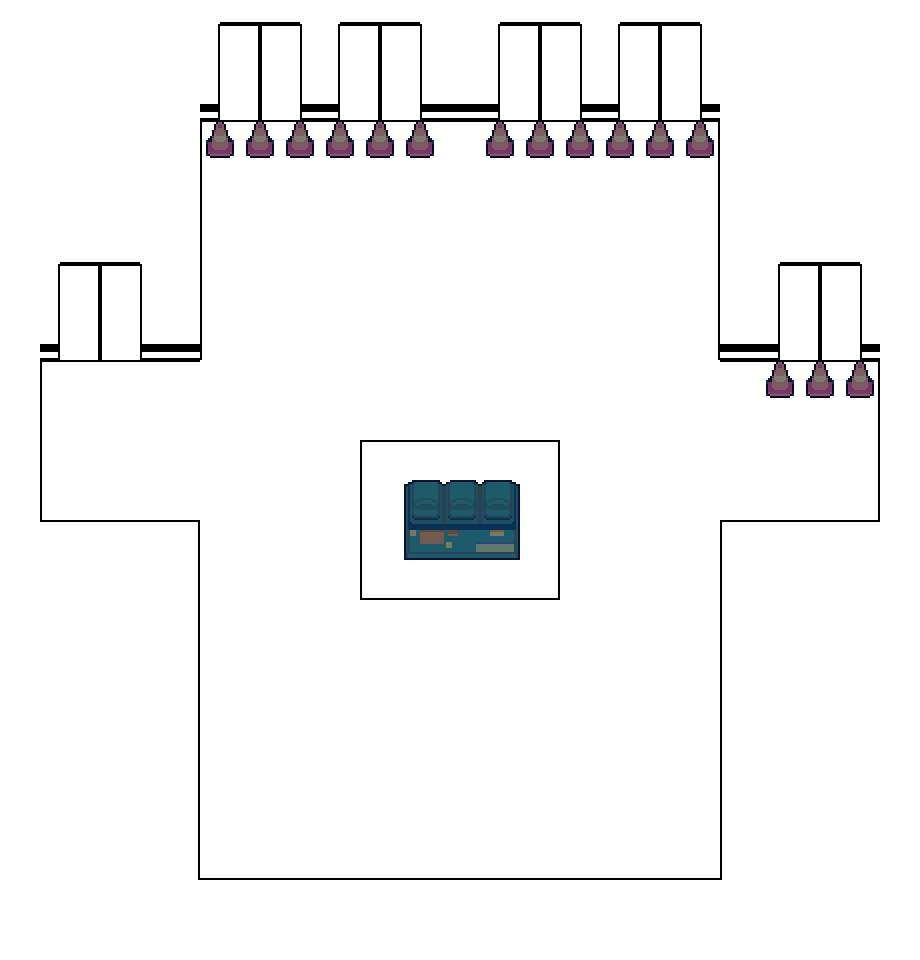

The image is a tile-based game level rendered from a .tmx file. Its description and source (layers, tilesets, objects; grid data summarised) follow:
An orthogonal 23x24 tile map with 40x40 px tiles, 2 tile layers (tiles, decal), 4 tilesets and 33 objects (8x interactable, spawn, door1, savepoint).

<map version="1.9" tiledversion="1.9.0" orientation="orthogonal" renderorder="right-down" width="23" height="24" tilewidth="40" tileheight="40" infinite="0" nextlayerid="9" nextobjectid="83">
 <editorsettings>
  <export target="warphub.lua" format="lua" />
 </editorsettings>
 <properties>
  <property name="border" value="whitespace" />
  <property name="music" value="gimmieyourwalletmiss" />
  <property name="name" value="Warp Hub" />
 </properties>
 <tileset firstgid="1" source="../tilesets/castle.tsx" />
 <tileset firstgid="61" source="../tilesets/whitespace.tsx" />
 <tileset firstgid="70" source="../tilesets/city_alleyway.tsx" />
 <tileset firstgid="385" source="../tilesets/objects.tsx" />
 <layer id="1" name="tiles" width="23" height="24">
  <data>[552 cells, 552 non-empty, 9 distinct tile ids]</data>
 </layer>
 <layer id="2" name="decal" width="23" height="24">
  <data>[552 cells, 78 non-empty, 17 distinct tile ids]</data>
 </layer>
 <objectgroup color="#0000ff" id="3" name="collision" opacity="0.5">
  <object id="57" x="200" y="120" width="240" height="40" />
  <object id="58" x="480" y="120" width="240" height="40" />
  <object id="59" x="760" y="360" width="120" height="40" />
  <object id="61" x="40" y="260" width="120" height="100" />
  <object id="62" x="200" y="20" width="240" height="100" />
  <object id="63" x="480" y="20" width="240" height="100" />
  <object id="64" x="760" y="260" width="120" height="100" />
  <object id="65" x="0" y="-40" width="920" height="40" />
  <object id="66" x="920" y="-40" width="40" height="1040" />
  <object id="67" x="-40" y="-40" width="40" height="1040" />
  <object id="68" x="0" y="960" width="920" height="40" />
  <object id="70" x="160" y="0" width="40" height="360" />
  <object id="72" x="0" y="280" width="40" height="240" />
  <object id="73" x="40" y="520" width="160" height="40" />
  <object id="74" x="160" y="560" width="40" height="320" />
  <object id="75" x="160" y="880" width="560" height="40" />
  <object id="76" x="720" y="520" width="40" height="400" />
  <object id="77" x="760" y="520" width="160" height="40" />
  <object id="79" x="880" y="320" width="40" height="200" />
  <object id="80" x="720" y="0" width="40" height="360" />
  <object id="81" x="440" y="0" width="40" height="120" />
 </objectgroup>
 <objectgroup color="#7f00ff" id="5" name="markers">
  <object id="20" name="spawn" x="460" y="600">
   <point />
  </object>
  <object id="82" name="door1" x="100" y="400">
   <point />
  </object>
 </objectgroup>
 <objectgroup color="#ff00ff" id="4" name="objects">
  <object id="27" name="savepoint" x="360" y="560" width="40" height="40">
   <properties>
    <property name="text1" value="* Another time,[wait:5] another place..." />
    <property name="text2" value="* The power of tourism shines within you." />
   </properties>
  </object>
  <object id="43" name="interactable" x="410" y="480" width="110" height="90">
   <properties>
    <property name="cutscene" value="spamroom.warpbin" />
    <property name="solid" type="bool" value="true" />
   </properties>
  </object>
  <object id="45" name="interactable" x="390" y="280" width="140" height="60">
   <properties>
    <property name="solid" type="bool" value="true" />
    <property name="text1" value="* There appears to be some advertisements for codes here." />
    <property name="text2" value="* &quot;Go to code 'spamroom'! It's where all the big shots are!&quot;" />
    <property name="text3" value="* &quot;yo whaddup. go to 'desshere'.&quot;" />
    <property name="text4">* "Want to fight boss you've prevously fought?[wait:10]
Go to 'bossrush'!"</property>
    <property name="text5" value="* It looks like until someone posts another ad,[wait:10] that's all there is here." />
   </properties>
  </object>
  <object id="46" name="interactable" x="60" y="320" width="80" height="40">
   <properties>
    <property name="cutscene" value="warphub.spamgolor" />
    <property name="solid" type="bool" value="true" />
   </properties>
  </object>
  <object id="52" name="interactable" x="220" y="80" width="80" height="40">
   <properties>
    <property name="solid" type="bool" value="true" />
    <property name="text1" value="* This room appears to be for rent." />
    <property name="text2" value="* But,[wait:10] you don't know how to rent it." />
   </properties>
  </object>
  <object id="53" name="interactable" x="340" y="80" width="80" height="40">
   <properties>
    <property name="solid" type="bool" value="true" />
    <property name="text1" value="* This room appears to be for rent." />
    <property name="text2" value="* But,[wait:10] you don't know how to rent it." />
   </properties>
  </object>
  <object id="54" name="interactable" x="500" y="80" width="80" height="40">
   <properties>
    <property name="solid" type="bool" value="true" />
    <property name="text1" value="* This room appears to be for rent." />
    <property name="text2" value="* But,[wait:10] you don't know how to rent it." />
   </properties>
  </object>
  <object id="55" name="interactable" x="620" y="80" width="80" height="40">
   <properties>
    <property name="solid" type="bool" value="true" />
    <property name="text1" value="* This room appears to be for rent." />
    <property name="text2" value="* But,[wait:10] you don't know how to rent it." />
   </properties>
  </object>
  <object id="56" name="interactable" x="780" y="320" width="80" height="40">
   <properties>
    <property name="solid" type="bool" value="true" />
    <property name="text1" value="* This room appears to be for rent." />
    <property name="text2" value="* But,[wait:10] you don't know how to rent it." />
   </properties>
  </object>
  <object id="69" gid="398" x="400" y="360" width="120" height="120" />
 </objectgroup>
</map>
